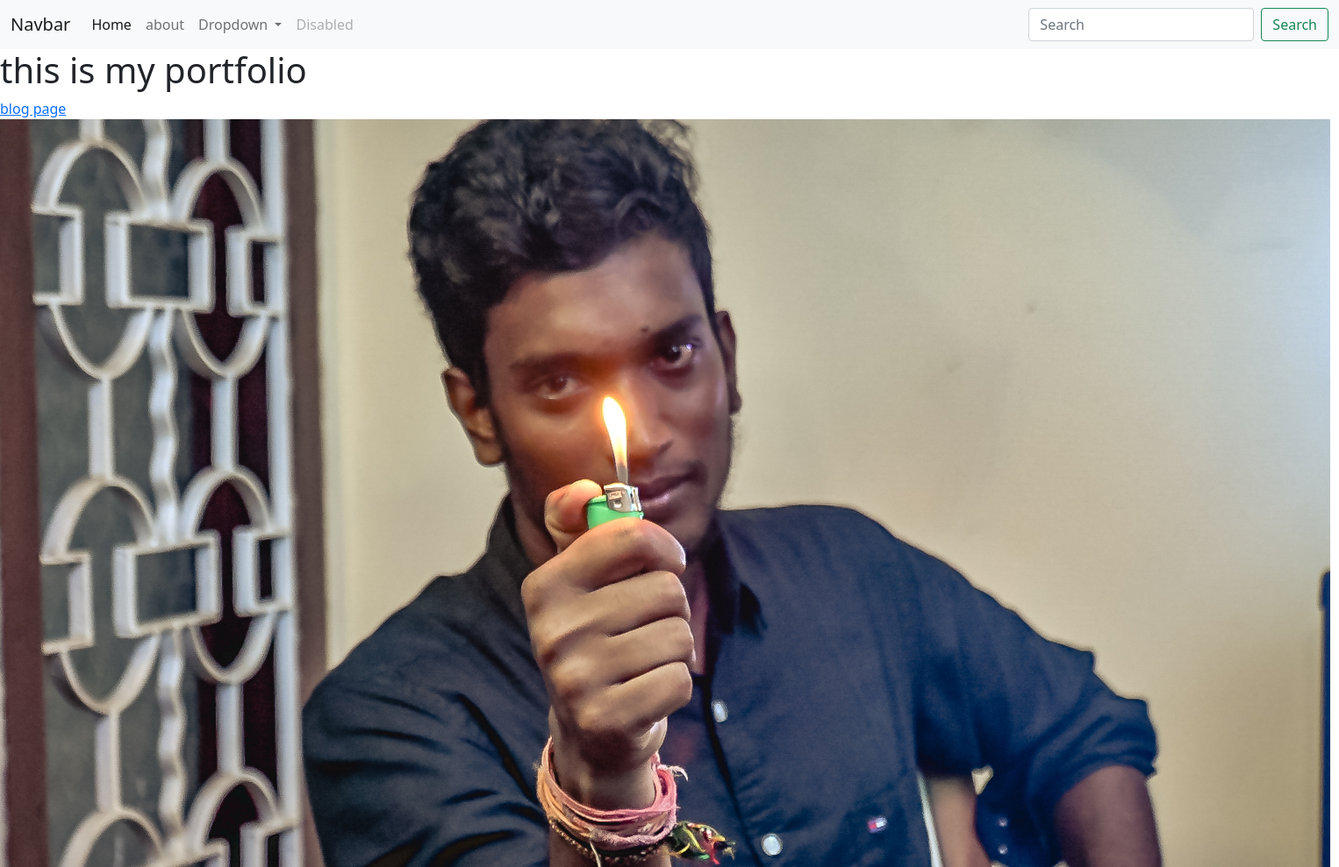
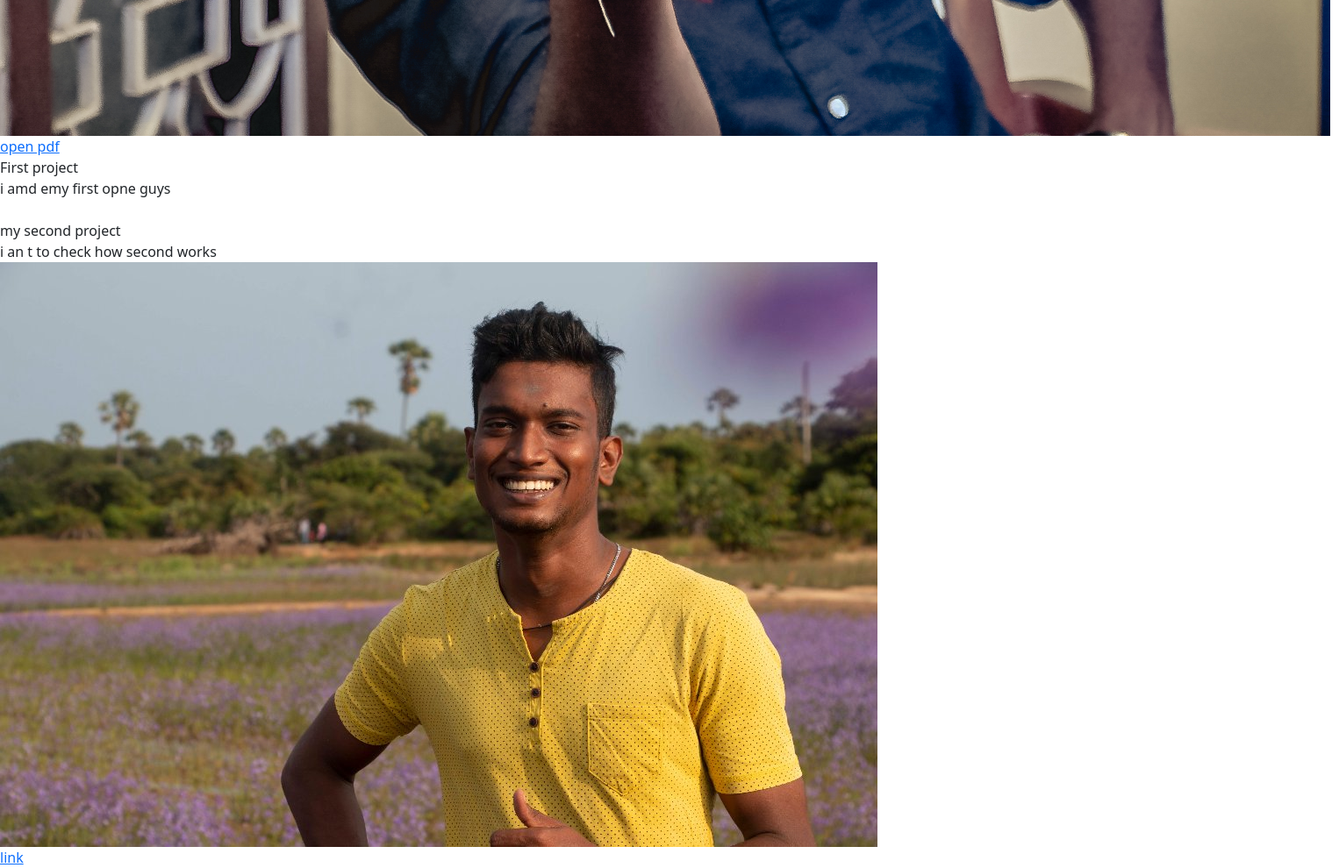
The page / on the database its author committed (2 pictures, top to bottom).
### portfolio/models.py (models this page shows)
class Project(models.Model):
    title=models.CharField(max_length=100)
    description=models.CharField(max_length=300)
    image=models.ImageField(upload_to="portfolio/images")
    url=models.URLField(blank=True)

### portfolio/views.py (the view)
# urls.py: 2. Add a URL to urlpatterns:  path('', views.home, name='home')
def home(request):
    projects = Project.objects.all()
    return render(request, 'portfolio/home.html', {'projects': projects})

### portfolio/templates/portfolio/home.html
{% extends "portfolio/base.html" %}
{%block content%}
    <h1>this is my portfolio</h1>
    <a href="{% url 'blog:all_blog'%} ">blog page</a>
    <br>
    {% load static %}
    <img src="{% static 'portfolio\ru-57.jpg' %}">
    <br>
    <a href="{% static 'portfolio/180431V_linear_algebra1.pdf' %}">open pdf</a>
    <br>
    {% for project in projects %}
    {{project.title}}
    <br>
    {{project.description}}
    <br>
    <img src="{{project.image.url}}" alt="">
    <br>
    {% if project.url %}
    <a href="{{project.url}}">link</a>
    {% endif %}
    {% endfor %}
{% endblock %}

### portfolio/templates/portfolio/base.html (shortened to what this page needs)
<!doctype html>
<html lang="en">
  <head>
    <link href="https://cdn.jsdelivr.net/npm/bootstrap@5.0.2/dist/css/bootstrap.min.css" rel="stylesheet">
  </head>
  <body>
    <nav class="navbar navbar-expand-lg navbar-light bg-light">
  <div class="container-fluid">
    <a class="navbar-brand" href="#">Navbar</a>
    <div class="collapse navbar-collapse" id="navbarSupportedContent">
      <ul class="navbar-nav me-auto mb-2 mb-lg-0">
        <li class="nav-item">
          <a class="nav-link active" aria-current="page" href="#">Home</a>
        </li>
        <li class="nav-item">
          <a class="nav-link" href="#">about</a>
        </li>
        <li class="nav-item dropdown">
          <a class="nav-link dropdown-toggle" href="#" id="navbarDropdown" role="button" data-bs-toggle="dropdown" aria-expanded="false">
            Dropdown
          </a>
        </li>
        <li class="nav-item">
          <a class="nav-link disabled" href="#" tabindex="-1" aria-disabled="true">Disabled</a>
        </li>
      </ul>
      <form class="d-flex">
        <input class="form-control me-2" type="search" placeholder="Search" aria-label="Search">
        <button class="btn btn-outline-success" type="submit">Search</button>
      </form>
    </div>
  </div>
</nav>
{% block content %}{% endblock%}
</body>
</html>

### rows shown on the page
Project: title "First project", description "i amd emy first opne guys"
Project: title "my second project", description "i an t to check how second works", image (picture)
